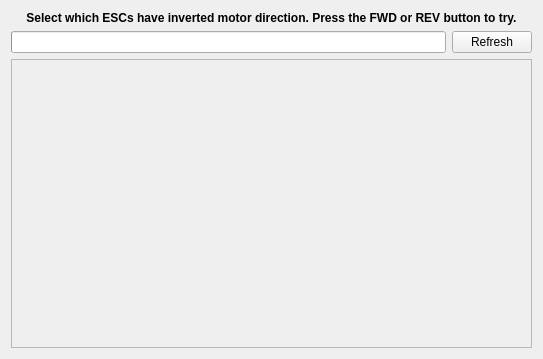
<?xml version="1.0" encoding="UTF-8"?>
<ui version="4.0">
 <class>DirSetup</class>
 <widget class="QWidget" name="DirSetup">
  <property name="geometry">
   <rect>
    <x>0</x>
    <y>0</y>
    <width>543</width>
    <height>359</height>
   </rect>
  </property>
  <property name="windowTitle">
   <string>Form</string>
  </property>
  <layout class="QVBoxLayout" name="verticalLayout">
   <item>
    <widget class="QLabel" name="label">
     <property name="font">
      <font>
       <weight>75</weight>
       <bold>true</bold>
      </font>
     </property>
     <property name="text">
      <string>Select which ESCs have inverted motor direction. Press the FWD or REV button to try.</string>
     </property>
     <property name="alignment">
      <set>Qt::AlignCenter</set>
     </property>
     <property name="wordWrap">
      <bool>true</bool>
     </property>
    </widget>
   </item>
   <item>
    <layout class="QHBoxLayout" name="horizontalLayout">
     <item>
      <widget class="QProgressBar" name="progressBar">
       <property name="value">
        <number>0</number>
       </property>
       <property name="format">
        <string/>
       </property>
      </widget>
     </item>
     <item>
      <widget class="QPushButton" name="refreshButton">
       <property name="text">
        <string>Refresh</string>
       </property>
      </widget>
     </item>
    </layout>
   </item>
   <item>
    <widget class="QScrollArea" name="vescArea">
     <property name="widgetResizable">
      <bool>true</bool>
     </property>
     <widget class="QWidget" name="scrollAreaWidgetContents">
      <property name="geometry">
       <rect>
        <x>0</x>
        <y>0</y>
        <width>523</width>
        <height>266</height>
       </rect>
      </property>
     </widget>
    </widget>
   </item>
  </layout>
 </widget>
 <resources/>
 <connections/>
</ui>
